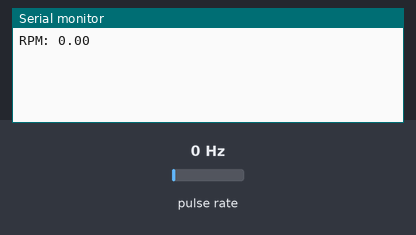
The sketch below on a simulated Arduino Uno, built with avr-gcc and run on an emulated ATmega328P. Parts: the last lines printed to the serial monitor. Wiring (inferred from the names in the program): pulse sensor: data pin 2. Inputs (shaded band) come from the test bench; at power-on: pulse rate 0 Hz.

Above: at 1.2 s.
1.3 s: pulse rate (sensor on pin 2) set to 4 Hz
At 2.6 s:
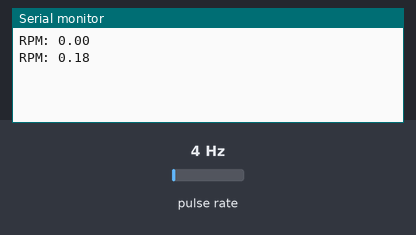
2.8 s: pulse rate (sensor on pin 2) set to 50 Hz
At 3.7 s:
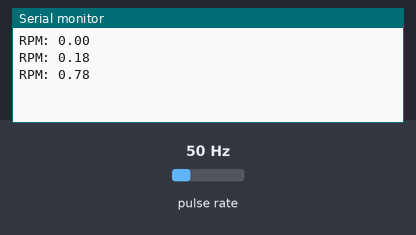
Timing chart, 0 to 5.8 s (numbered marks = the images above; inputs shaded):
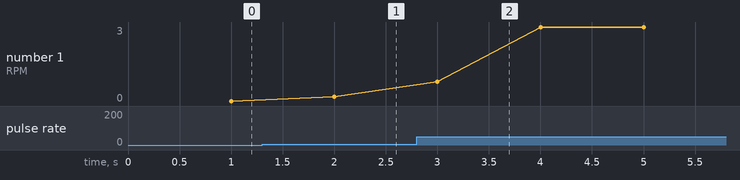

Measured:
- after the input at 1.3 s, the serial monitor: prints a new line after 0.70 s (image 1)
- after the input at 2.8 s, the serial monitor: prints a new line after 0.20 s (image 2)
- plotted number 1: 0 → 0.18 after the input at 1.3 s, 0.18 → 3 after the input at 2.8 s

The sketch:

check_rmp.ino
```cpp
const byte encoderPin = 2;  // encoder output A
volatile unsigned int pulseCount = 0;
unsigned long lastTime = 0;
float rpm = 0;
int pulsesPerRevolution = 1000;  // ขึ้นอยู่กับ encoder ของคุณ

void setup() {
  pinMode(encoderPin, INPUT_PULLUP);
  attachInterrupt(digitalPinToInterrupt(encoderPin), countPulse, RISING);
  Serial.begin(9600);
}

void loop() {
  unsigned long currentTime = millis();

  if (currentTime - lastTime >= 1000) {  // คำนวณทุก 1 วินาที
    rpm = (pulseCount * 60.0) / pulsesPerRevolution;  // แปลงเป็น RPM
    Serial.print("RPM: ");
    Serial.println(rpm);
    pulseCount = 0;
    lastTime = currentTime;
  }
}

void countPulse() {
  pulseCount++;
}
```
